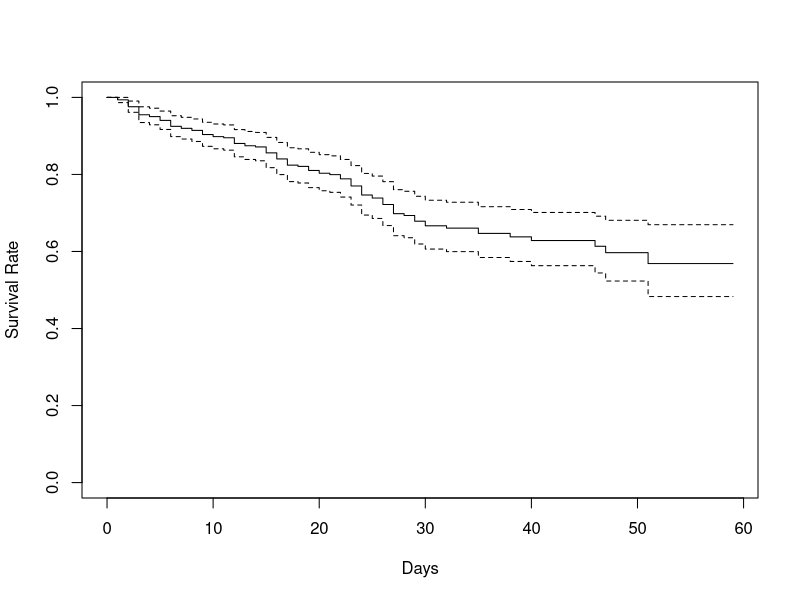
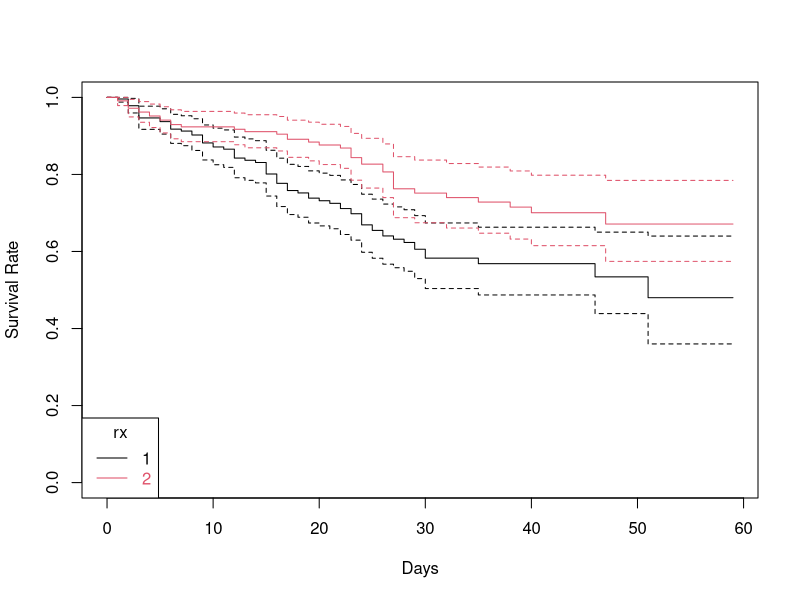

These charts were generated, in order, by the following R code:
#Survival Analysis requires dealing with sensored data. Hospital data.

require(survival)
head(bladder)
?bladder

bladder[100:105,]

survObject <- with(bladder[100:105,], Surv(stop,event))
survObject
survObject[,1:2]

cox1 <- coxph(Surv(stop,event)~rx+number+size+enum,bladder)
summary(cox1)
plot(survfit(cox1), xlab='Days',ylab='Survival Rate', conf.int = TRUE)


cox2 <- coxph(Surv(stop,event)~strata(rx)+number+size+enum,bladder)
summary(cox2)
plot(survfit(cox2), xlab='Days',ylab='Survival Rate', conf.int = TRUE, col=1:2)
legend('bottomleft', legend = c(1,2), lty=1, col=1:2, text.col=1:2, title='rx')

cox.zph(cox1)
cox.zph(cox2)

head(bladder2)
